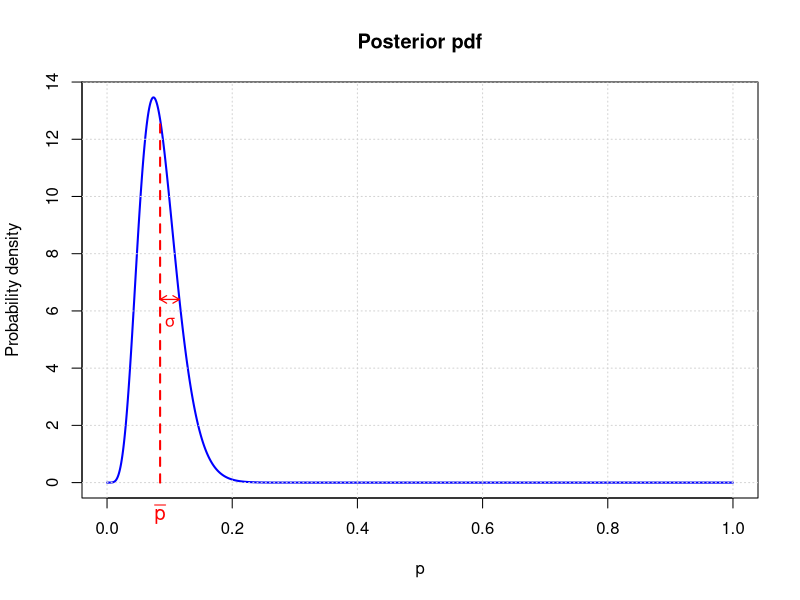
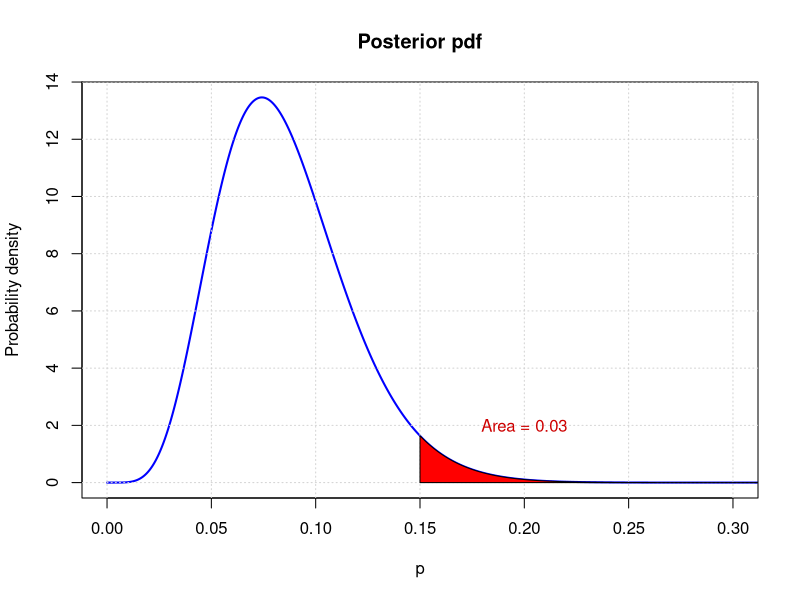
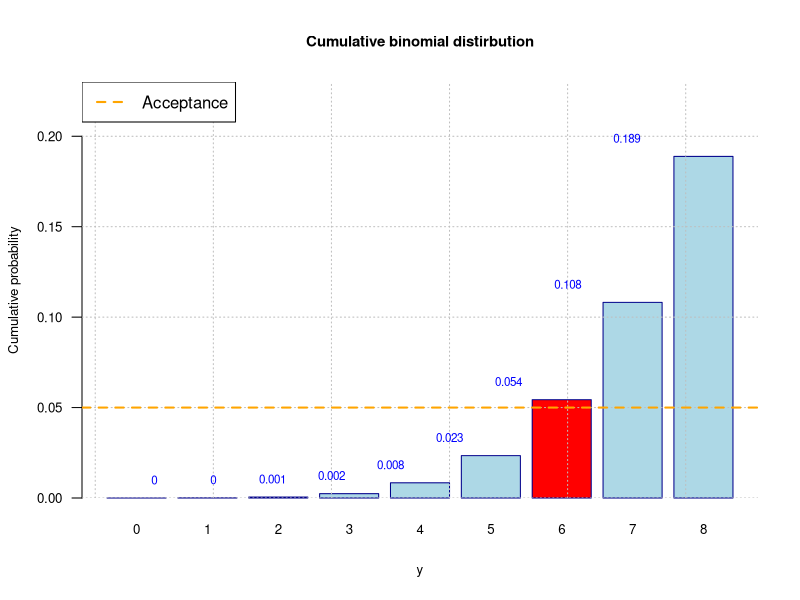
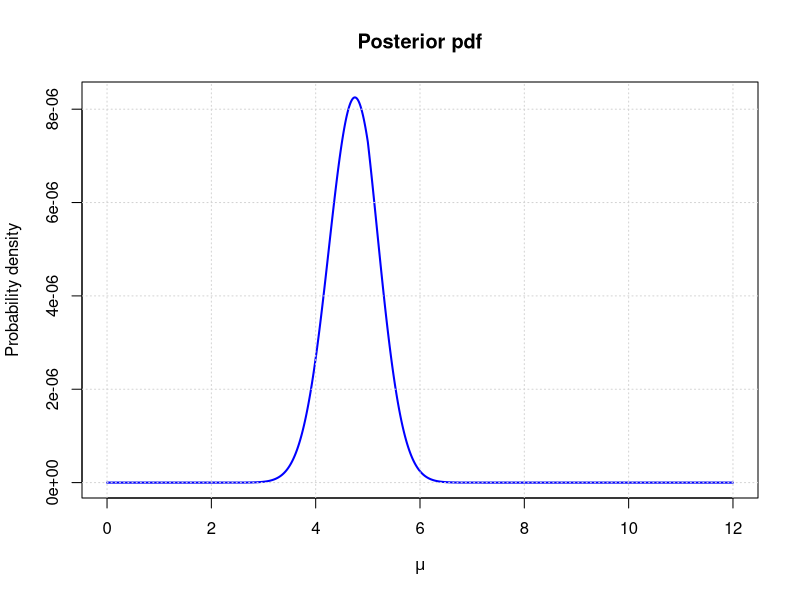
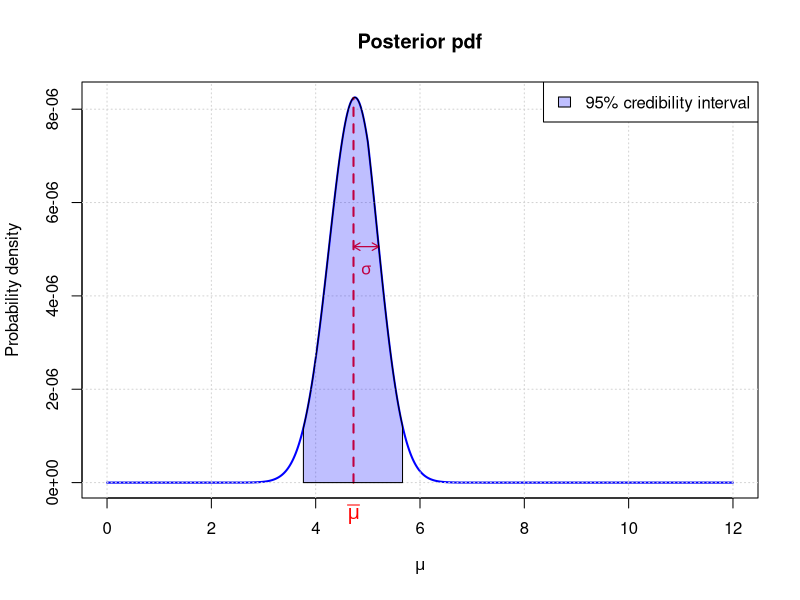
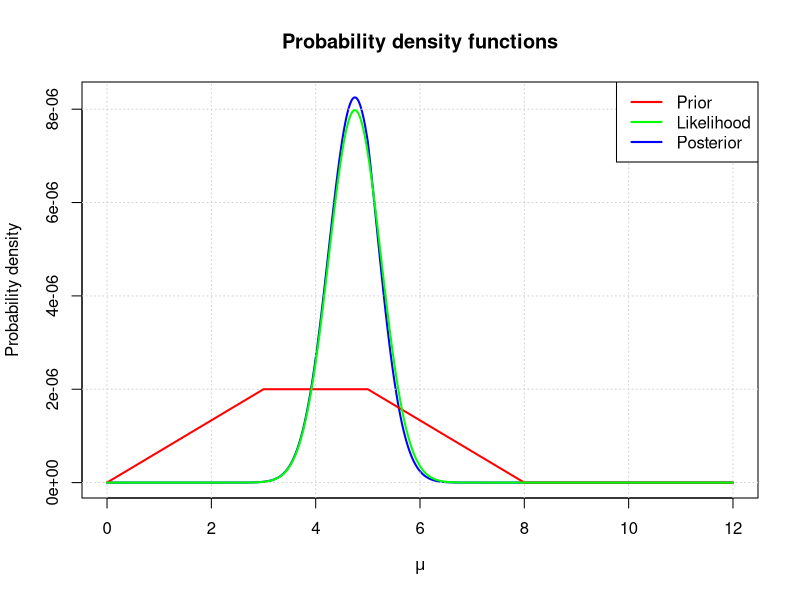
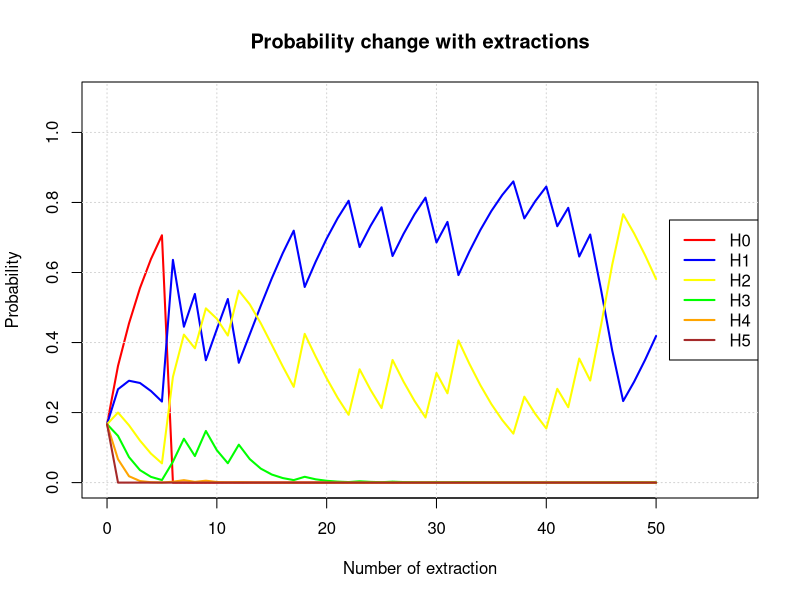

Recreate these plots in R, in order.
## ---- chunk 1
library(scales)
## ---- chunk 2
n <- 75
y <- 6

p_f <- y / n

cat(sprintf("Frequentist estimator of the failure probability: %.0f%%", p_f * 100))
## ---- chunk 3
mu    <- 0.15
sigma <- 0.14

alpha_prior <- ((mu^2 * (1-mu)) / (sigma^2)) - mu
beta_prior  <- ((mu * (1-mu)^2) / (sigma^2)) + mu - 1
## ---- chunk 4
alpha_posterior <- alpha_prior + y
beta_posterior  <- beta_prior  + n - y
## ---- chunk 5
ps <- seq(0, 1, by = 10^(-4))

plot(ps, dbeta(ps, alpha_posterior, beta_posterior),
     type = "l", lwd = 2, col = "blue",
     xlab = "p", ylab = "Probability density",
     main = "Posterior pdf"
    )
grid()

mean_posterior     <- alpha_posterior / (alpha_posterior + beta_posterior)
variance_posterior <- (alpha_posterior * beta_posterior) / ((alpha_posterior + beta_posterior)^2 * (alpha_posterior + beta_posterior + 1))

segments(mean_posterior, 0, mean_posterior, dbeta(mean_posterior, alpha_posterior, beta_posterior), lwd = 2, lty = 2, col = "red")
mtext(expression(bar(p)), side = 1, line = 0.5, at = mean_posterior, col = "red", cex = 1.2)

sigma_value <- mean_posterior + sqrt(variance_posterior)
arrows(mean_posterior, dbeta(sigma_value, alpha_posterior, beta_posterior), sigma_value, dbeta(sigma_value, alpha_posterior, beta_posterior), code = 3, col = "red", lwd = 1.2, length = 0.075)
text((mean_posterior + sigma_value) / 2, dbeta(sigma_value, alpha_posterior, beta_posterior) - 0.8, expression(sigma), col = "red")
## ---- chunk 6
probH0 <- integrate(function(p){dbeta(p, alpha_posterior, beta_posterior)}, lower = 0.15, upper = 1)
cat(sprintf("Posterior probability of the null hypothesis: %.2f", probH0$value))

plot(ps, dbeta(ps, alpha_posterior, beta_posterior),
	   type = 'l', lwd = 2, col = "blue",
     xlab = "p", ylab = "Probability density",
     main = "Posterior pdf",
	   xlim = c(0, 0.3)
    )
grid()

polygon(c(ps[ps >= 0.15], 0.15),
	      c(dbeta(ps, alpha_posterior, beta_posterior)[ps >= 0.15], 0),
        col = "red",
        border = 1,
        text(x = 0.2, y = 2, sprintf("Area = %.2f", probH0$value), col = "red3")
       )
## ---- chunk 7
p_value <- pbinom(y, n, 0.15)
cat(sprintf("P-value: %.2f%%", p_value * 100))
## ---- chunk 8
probabilities <- pbinom(seq(0, 8, 1), n, 0.15)

colors    <- rep("lightblue", length(probabilities))
colors[7] <- "red"

barplot(probabilities,
        ylim = c(0, 0.23),
        main = "Cumulative binomial distirbution",
        xlab = "y",
        ylab = "Cumulative probability",
        col = colors,
        border = "darkblue",
        names.arg = seq(0, 8, 1),
        las = 1,
        cex.names = 0.8,
        cex.axis = 0.8,
        cex.lab = 0.8,
        cex.main = 0.9
)
grid(nx = NULL, ny = NULL, col = "gray", lty = "dotted")

text(seq(1, length(probabilities), 1), probabilities + 0.01, 
     labels = round(probabilities, 3), 
     cex = 0.7, 
     col = "blue")

abline(h = 0.05, col = "orange", lty = "dashed", lwd = 2)

legend("topleft", legend = "Acceptance", lty = "dashed", lwd = 2, col = "orange")
## ---- chunk 9
# Fixing the precision of calculations
precision <- 10^(-5)

# Data
data <- c(4.09, 4.68, 1.87, 2.62, 5.58, 8.68, 4.07, 4.78, 4.79, 4.49, 5.85, 5.09, 2.40, 6.27, 6.30, 4.47)

# Prior function
prior <- function(mu) {
  if(mu == 0) {
    mu <- precision
  }
  
  if(mu > 0 && mu <= 3) {
    return(mu)
  }
  else if(mu > 3 && mu <= 5) {
    return(3)
  }
  else if(mu > 5 && mu <= 8) {
    return(8 - mu)
  }
  else if(mu > 8) {
    return(0)
  }
}

# Posterior function
posterior <- function(mu) {
  variance <- 4
  return(prior(mu) * dnorm(mean(data), mean = mu, sd = sqrt(variance / length(data))))
}

# x values
mus <- seq(0, 12, by = precision)

# Posterior values
vs  <- double(length(mus))
for(i in 1:length(mus)) {
  vs[i] <- posterior(mus[i])
}
vs <- vs / sum(vs)   # Normalization

# Plot
plot(mus, vs, 
     type = "l", lwd = 2, col = "blue",
     xlab = expression(mu), ylab = "Probability density",
     main = "Posterior pdf"
    )
grid()

# Posterior mean
posterior_mean <- sum(mus * vs)
cat(sprintf("Posterior mean: %.3f\n", posterior_mean))

# Posterior standard deviation
posterior_variance <- sum((mus - posterior_mean)^2 * vs)
cat(sprintf("Posterior standard deviation: %.3f\n", sqrt(posterior_variance)))
## ---- chunk 10
# Integral values with cumsum() function
integral_values <- cumsum(vs)

value_of_025 <- mus[which.min(abs(integral_values - 0.025))]
value_of_975 <- mus[which.min(abs(integral_values - 0.975))]

cat(sprintf("95%% credibility interval: [%.6f, %.6f]", value_of_025, value_of_975))
## ---- chunk 11
# Plot of the function
plot(mus, vs, 
     type = "l", lwd = 2, col = "blue",
     xlab = expression(mu), ylab = "Probability density",
     main = "Posterior pdf"
    )
grid()

# Plot of the mean value
segments(posterior_mean, 0, posterior_mean, vs[which.min(abs(mus - posterior_mean))], lwd = 2, lty = 2, col = "red")
mtext(expression(bar(mu)), side = 1, line = 0.5, at = posterior_mean, col = "red", cex = 1.2)

# Plot of the standard deviation
x_value_sigma <- which.min(abs(mus - (posterior_mean + sqrt(posterior_variance))))
arrows(posterior_mean, vs[x_value_sigma], mus[x_value_sigma], vs[x_value_sigma], code = 3, col = "red", lwd = 1.2, length = 0.075)
text((posterior_mean + mus[x_value_sigma]) / 2, vs[x_value_sigma] - 5*10^(-7), expression(sigma), col = "red")

# Plot of the 95% credibility interval
area_x <- c(value_of_025, mus[mus >= value_of_025 & mus <= value_of_975], value_of_975)
area_y <- c(0, vs[mus >= value_of_025 & mus <= value_of_975], 0)
polygon(area_x, area_y, col = alpha("blue", 0.25))
legend("topright", legend = "95% credibility interval", fill = alpha("blue", 0.25), border = "black")
## ---- chunk 12
# Prior values
prior_values <- double(length(mus))
for(i in 1:length(mus)) {
  prior_values[i] <- prior(mus[i])
}
prior_values <- prior_values / sum(prior_values)   # Normalization

#Plot of the posterior
plot(mus, vs, 
     type = "l", lwd = 2, col = "blue",
     xlab = expression(mu), ylab = "Probability density",
     main = "Probability density functions"
    )
grid()

# Plot of the prior
lines(mus, prior_values, lwd = 2, col = "red")

#Plot of the likelihood
variance          <- 4
likelihood_values <- sapply(mus, dnorm, x = mean(data), sd = sqrt(variance / length(data)))
likelihood_values <- likelihood_values / sum(likelihood_values)
lines(mus, likelihood_values, lwd = 2, col = "green")

legend("topright", legend = c("Prior", "Likelihood", "Posterior"), 
       col = c("red", "green", "blue"), lwd = 2)
## ---- chunk 13
# Function of the toy model
six_boxes_toy_model <- function(n_boxes, n_extractions) {
  
  # Getting the vector of names (H0, H1, H2, ...)
  box_names <- character(n_boxes)
  
  for(i in 1:n_boxes) {
    box_names[i] <- paste("H", i-1, sep = "")
  }
  
  # Extraction of the box
  box <- sample(0:(n_boxes-1), 1)
  
  # Extractions of the balls from the chosen box
  extractions <- rbinom(n_extractions, 1, box / (n_boxes - 1))
  
  # Fixing the matrix of probabilities: columns are boxes, rows are extractions
  p <- matrix(0, ncol = n_boxes, nrow = n_extractions + 1)
  p[1,] <- 1/n_boxes   # The first row represent the prior probability, so 1/6 in our case
  
  # I choose outcome 1 as extraction of a white ball and outcome 0 as extraction of a black ball
  ps_white <- seq(0, 5) / (n_boxes - 1)
  ps_black <- 1 - ps_white
  
  cat(sprintf("Box chosen: H%d\n\n", box))
  cat(paste("Probabilities:\n"))

  # Update of the probabilities with extractions
  for(i in 1:n_extractions) {
    
    if(extractions[i] == 0) {
      v <- ps_black * p[i,]
    }
    
    else if(extractions[i] == 1) {
      v <- ps_white * p[i,]
    }
    
    p[i+1,] <- v / sum(v)   # Normalization
    
    cat(sprintf("After extraction %d: ", i))
    
    for(j in 1:n_boxes) {
      cat(sprintf("%s -> %.2f%%   ", box_names[j], p[i+1,j] * 100))
    }
    
    cat(sprintf("\n"))
  }
  
  # Plots
  colors = c("red", "blue", "yellow", "green", "orange", "brown")
  
  plot(seq(0, n_extractions), p[,1],
       type = "l", lwd = 2, col = colors[1],
       main = "Probability change with extractions",
       xlab = "Number of extraction",
       ylab = "Probability",
       xlim = c(0, n_extractions+7),
       ylim = c(0, 1.1)
      )
  grid()
  
  for(j in 2:ncol(p)) {
    lines(seq(0, n_extractions), p[,j], lwd = 2, col = colors[j])
  }
  
  legend("right", legend = box_names, col = colors, lwd = 2)
    
}

six_boxes_toy_model(n_boxes = 6, n_extractions = 50)
